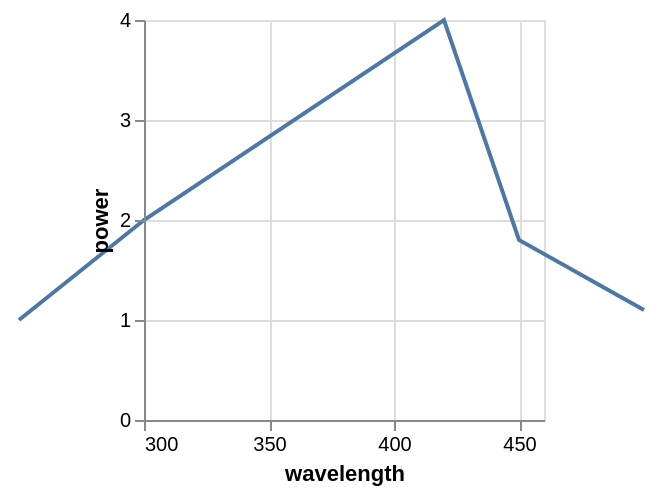

The specification (Vega-Lite) saved for this image:
### Vega specification from a JSON file in a GitHub repository (floating-point values rounded to 4 significant figures)
{"$schema": "https://vega.github.io/schema/vega/v5.json", "autosize": "pad", "padding": 5, "width": 200, "height": 200, "style": "cell", "data": [{"name": "source_0", "values": [{"wavelength": 250, "power": 1}, {"wavelength": 300, "power": 2}, {"wavelength": 420, "power": 4}, {"wavelength": 450, "power": 1.8}, {"wavelength": 500, "power": 1.1}]}], "marks": [{"name": "marks", "type": "line", "style": ["line"], "sort": {"field": "datum[\"wavelength\"]", "order": "descending"}, "from": {"data": "source_0"}, "encode": {"update": {"stroke": {"value": "#4c78a8"}, "tooltip": {"signal": "{\"wavelength\": format(datum[\"wavelength\"], \"\"), \"power\": format(datum[\"power\"], \"\")}"}, "x": {"scale": "x", "field": "wavelength"}, "y": {"scale": "y", "field": "power"}, "defined": {"signal": "datum[\"wavelength\"] !== null && !isNaN(datum[\"wavelength\"]) && datum[\"power\"] !== null && !isNaN(datum[\"power\"])"}}}}], "scales": [{"name": "x", "type": "linear", "domain": [300, 450], "range": [0, {"signal": "width"}], "nice": true, "zero": false}, {"name": "y", "type": "linear", "domain": {"data": "source_0", "field": "power"}, "range": [{"signal": "height"}, 0], "nice": true, "zero": true}], "axes": [{"scale": "x", "orient": "bottom", "grid": false, "title": "wavelength", "labelFlush": true, "labelOverlap": true, "tickCount": {"signal": "ceil(width/40)"}, "zindex": 1}, {"scale": "x", "orient": "bottom", "gridScale": "y", "grid": true, "tickCount": {"signal": "ceil(width/40)"}, "domain": false, "labels": false, "maxExtent": 0, "minExtent": 0, "ticks": false, "zindex": 0}, {"scale": "y", "orient": "left", "grid": false, "title": "power", "labelOverlap": true, "tickCount": {"signal": "ceil(height/40)"}, "zindex": 1}, {"scale": "y", "orient": "left", "gridScale": "x", "grid": true, "tickCount": {"signal": "ceil(height/40)"}, "domain": false, "labels": false, "maxExtent": 0, "minExtent": 0, "ticks": false, "zindex": 0}]}
